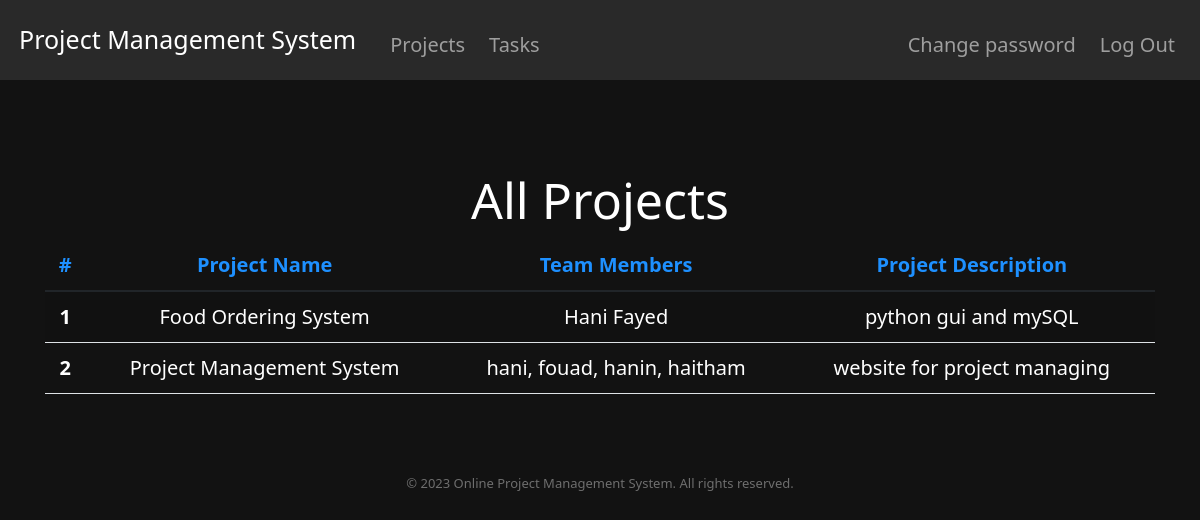
Screenshot of /projects (signed in) with the database file from the repository.
### tables this page shows
CREATE TABLE projects (
    id INTEGER PRIMARY KEY AUTOINCREMENT NOT NULL,
    user_id INTEGER NOT NULL,
    title TEXT NOT NULL,
    description TEXT, team_members TEXT NOT NULL,
    created_at TIMESTAMP DEFAULT CURRENT_TIMESTAMP,
    FOREIGN KEY (user_id) REFERENCES users (id)
);

### app.py (the view)
@app.route("/projects")
@login_required
def projects():
    projects = db.execute(
        "SELECT * FROM projects where user_id = (SELECT id FROM users WHERE id = ?)", session["user_id"])
    return render_template("projects.html", projects=projects)

### app.py (called while the page is built)
@app.after_request
def after_request(response):
    response.headers["Cache-Control"] = "no-cache, no-store, must-revalidate"
    response.headers["Expires"] = 0
    response.headers["Pragma"] = "no-cache"
    return response

def login_required(f):
    @wraps(f)
    def decorated_function(*args, **kwargs):
        if session.get("user_id") is None:
            return redirect("/login")
        return f(*args, **kwargs)
    return decorated_function

### templates/projects.html (shortened to what this page needs)
{% extends "layout.html" %}
{% block main %}
  <div class="container">
    <h1>All Projects</h1>
    <table class="table table-striped">
      <thead>
        <tr style="color: dodgerblue;">
          <th scope="col">#</th>
          <th scope="col">Project Name</th>
          <th scope="col">Team Members</th>
          <th scope="col">Project Description</th>
        </tr>
      </thead>
      <tbody>
        {% for project in projects %}
        <tr>
          <th scope="row" style="color: white">{{ loop.index }}</th>
          <td style="color: white">{{ project.title }}</td>
          <td style="color: white">{{ project.team_members }}</td>
          <td style="color: white">{{ project.description }}</td>
        </tr>
        {% endfor %}
      </tbody>
    </table>
  </div>
{% endblock %}

### static/styles.css (style rules this page uses)
html, body, main { background-color: #121212; color: white; font-size: 20px; height: 80vh; }
.container { margin-top: 30px; }

### rows the page displays
projects: title "Food Ordering System", team_members "Hani Fayed", description "python gui and mySQL"
projects: title "Project Management System", team_members "hani, fouad, hanin, haitham", description "website for project managing"
